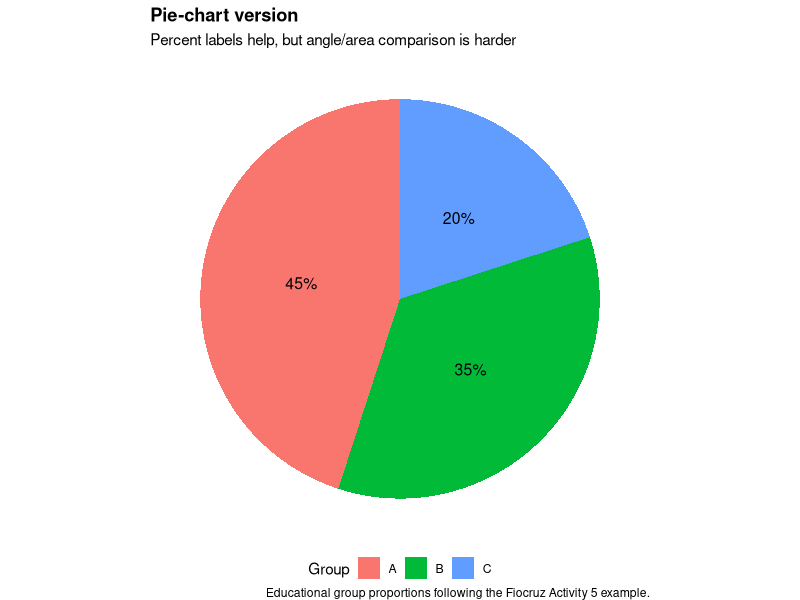
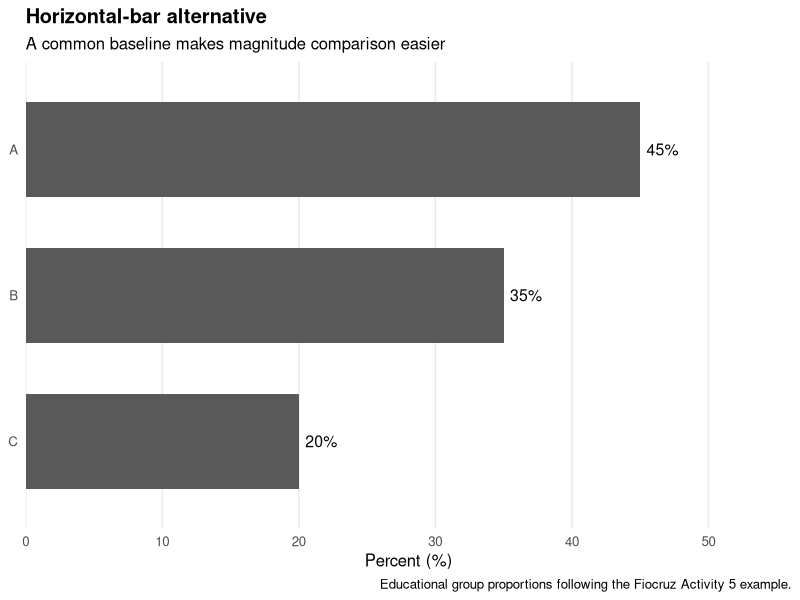
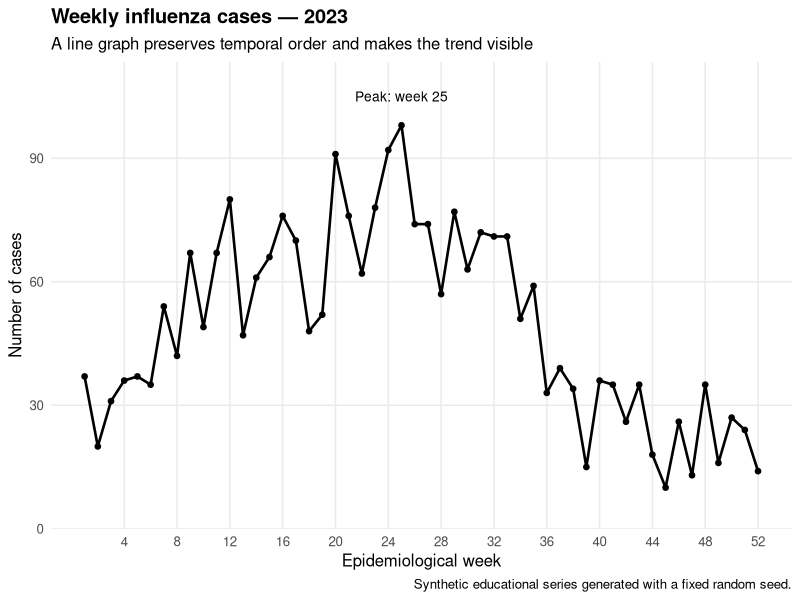

Source code (R) for these figures, in order: (Note: this script raises an error after producing the figures.)
# ============================================================
# FIOCRUZ — Module 2, Lesson 2, Activity 5
#
# Goal:
# Match graph type to data structure and analytical objective.
#
# Official lesson examples:
#   1. pie chart vs horizontal bars for group proportions
#   2. line graph for weekly influenza time series
#
# Main lesson:
#   choose the graph based on the question, not aesthetics.
# ============================================================

required <- c("dplyr", "readr", "ggplot2", "forcats", "tibble")

missing <- required[
  !vapply(required, requireNamespace, FUN.VALUE = logical(1), quietly = TRUE)
]

if (length(missing) > 0) {
  cat("\nMissing R packages:", paste(missing, collapse = ", "), "\n")
  cat("Installing missing CRAN packages...\n")
  install.packages(missing, repos = "https://cloud.r-project.org")
}

suppressPackageStartupMessages({
  library(dplyr)
  library(readr)
  library(ggplot2)
  library(forcats)
  library(tibble)
})

# ------------------------------------------------------------
# STEP 1 — PIE CHART VS HORIZONTAL BARS
# ------------------------------------------------------------

group_data <- tibble(
  group = c("A", "B", "C"),
  percent = c(45, 35, 20)
)

cat("\n============================================================\n")
cat("STEP 1 — GROUP PROPORTIONS\n")
cat("============================================================\n")
print(group_data)

cat("\nQuestion:\n")
cat("Which group is largest, and how easy is it to compare magnitudes?\n")

# Pie chart: included because the course explicitly compares it.
p_pie <- ggplot(
  group_data,
  aes(x = "", y = percent, fill = group)
) +
  geom_col(width = 1) +
  coord_polar(theta = "y") +
  geom_text(
    aes(label = paste0(percent, "%")),
    position = position_stack(vjust = 0.5),
    size = 4
  ) +
  labs(
    title = "Pie-chart version",
    subtitle = "Percent labels help, but angle/area comparison is harder",
    fill = "Group",
    caption = "Educational group proportions following the Fiocruz Activity 5 example."
  ) +
  theme_void() +
  theme(
    legend.position = "bottom",
    plot.title = element_text(face = "bold")
  )

ggsave(
  "practice/manual_attempts/module2_lesson2/activity05_choose_right_graph/outputs/group_proportions_pie.png",
  p_pie,
  width = 6.5,
  height = 5.5,
  dpi = 300,
  bg = "white"
)

# Horizontal bars: easier direct length comparison.
p_bar <- group_data |>
  mutate(
    group = fct_reorder(group, percent)
  ) |>
  ggplot(
    aes(x = group, y = percent)
  ) +
  geom_col(width = 0.65) +
  geom_text(
    aes(label = paste0(percent, "%")),
    hjust = -0.2,
    size = 4
  ) +
  coord_flip() +
  scale_y_continuous(
    limits = c(0, 55),
    expand = expansion(mult = c(0, 0.02))
  ) +
  labs(
    title = "Horizontal-bar alternative",
    subtitle = "A common baseline makes magnitude comparison easier",
    x = NULL,
    y = "Percent (%)",
    caption = "Educational group proportions following the Fiocruz Activity 5 example."
  ) +
  theme_minimal(base_size = 12) +
  theme(
    plot.title = element_text(face = "bold"),
    panel.grid.minor = element_blank(),
    panel.grid.major.y = element_blank()
  )

ggsave(
  "practice/manual_attempts/module2_lesson2/activity05_choose_right_graph/outputs/group_proportions_horizontal_bar.png",
  p_bar,
  width = 7.5,
  height = 5,
  dpi = 300,
  bg = "white"
)

cat("\nPIE VS BAR LESSON:\n")
cat("- Pie: humans compare angles/areas imperfectly.\n")
cat("- Horizontal bars: values share a common baseline.\n")
cat("- If a pie is used, explicit values/percentages improve readability.\n")

# ------------------------------------------------------------
# STEP 2 — TIME SERIES -> LINE GRAPH
# ------------------------------------------------------------

set.seed(42)

influenza <- tibble(
  epidemiological_week = 1:52,
  year = 2023,
  cases = round(
    50 +
      30 * sin((epidemiological_week - 10) * 2 * pi / 52) +
      rnorm(52, 0, 10)
  )
) |>
  mutate(
    cases = pmax(cases, 5)
  )

cat("\n============================================================\n")
cat("STEP 2 — WEEKLY INFLUENZA SERIES\n")
cat("============================================================\n")
print(influenza, n = 12)
cat("... 40 additional weeks omitted from console display.\n")

# Summarize peak and trough for interpretation.
peak_week <- influenza |>
  slice_max(cases, n = 1, with_ties = FALSE)

lowest_week <- influenza |>
  slice_min(cases, n = 1, with_ties = FALSE)

cat("\nPeak week:\n")
print(peak_week)

cat("\nLowest week:\n")
print(lowest_week)

p_line <- ggplot(
  influenza,
  aes(x = epidemiological_week, y = cases)
) +
  geom_line(linewidth = 0.9) +
  geom_point(size = 1.6) +
  annotate(
    "text",
    x = peak_week$epidemiological_week,
    y = peak_week$cases + 7,
    label = paste0("Peak: week ", peak_week$epidemiological_week),
    size = 3.5
  ) +
  scale_x_continuous(
    breaks = seq(4, 52, by = 4)
  ) +
  scale_y_continuous(
    limits = c(0, NA),
    expand = expansion(mult = c(0, 0.08))
  ) +
  labs(
    title = "Weekly influenza cases — 2023",
    subtitle = "A line graph preserves temporal order and makes the trend visible",
    x = "Epidemiological week",
    y = "Number of cases",
    caption = "Synthetic educational series generated with a fixed random seed."
  ) +
  theme_minimal(base_size = 12) +
  theme(
    plot.title = element_text(face = "bold"),
    panel.grid.minor = element_blank()
  )

ggsave(
  "practice/manual_attempts/module2_lesson2/activity05_choose_right_graph/outputs/influenza_weekly_line.png",
  p_line,
  width = 9,
  height = 5.5,
  dpi = 300,
  bg = "white"
)

cat("\nTIME-SERIES LESSON:\n")
cat("- x-axis preserves chronological order.\n")
cat("- connecting observations helps reveal trend and seasonality.\n")
cat("- a line plot is often preferable to unordered bars for repeated time points.\n")

# ------------------------------------------------------------
# STEP 3 — GRAPH-SELECTION TABLE
# ------------------------------------------------------------

graph_selection <- tibble(
  analytical_goal = c(
    "Compare category magnitudes",
    "Show category composition",
    "Show change over ordered time",
    "Show one numeric distribution",
    "Compare a numeric distribution across groups",
    "Show relationship between two numeric variables"
  ),
  typical_graph = c(
    "Bar chart",
    "Pie chart only when composition is simple and labels are explicit",
    "Line chart",
    "Histogram",
    "Boxplot",
    "Scatter plot"
  ),
  main_visual_encoding = c(
    "Length",
    "Angle / area",
    "Position + connected temporal path",
    "Count/density across numeric bins",
    "Median, quartiles and spread",
    "Position on x and y"
  )
)

cat("\n============================================================\n")
cat("STEP 3 — GRAPH-SELECTION GUIDE\n")
cat("============================================================\n")
print(graph_selection)

# ------------------------------------------------------------
# STEP 4 — IMPORTANT NUANCE ABOUT ZERO
# ------------------------------------------------------------

zero_baseline_note <- tibble(
  graph_type = c("Bar chart", "Line chart"),
  zero_baseline_guidance = c(
    "Usually essential because bar length itself encodes magnitude",
    "Context-dependent; the Fiocruz example includes zero, but line charts do not universally require a zero baseline"
  )
)

cat("\n============================================================\n")
cat("STEP 4 — ZERO-BASELINE NUANCE\n")
cat("============================================================\n")
print(zero_baseline_note)

# ------------------------------------------------------------
# STEP 5 — SAVE TABLES
# ------------------------------------------------------------

write_csv(
  group_data,
  "practice/manual_attempts/module2_lesson2/activity05_choose_right_graph/outputs/group_proportions.csv"
)

write_csv(
  influenza,
  "practice/manual_attempts/module2_lesson2/activity05_choose_right_graph/outputs/influenza_weekly_series.csv"
)

write_csv(
  graph_selection,
  "practice/manual_attempts/module2_lesson2/activity05_choose_right_graph/outputs/graph_selection_guide.csv"
)

write_csv(
  zero_baseline_note,
  "practice/manual_attempts/module2_lesson2/activity05_choose_right_graph/outputs/zero_baseline_note.csv"
)

# ------------------------------------------------------------
# STEP 6 — VALIDATION
# ------------------------------------------------------------

stopifnot(sum(group_data$percent) == 100)
stopifnot(nrow(influenza) == 52)
stopifnot(all(influenza$cases >= 5))

required_figures <- c(
  "practice/manual_attempts/module2_lesson2/activity05_choose_right_graph/outputs/group_proportions_pie.png",
  "practice/manual_attempts/module2_lesson2/activity05_choose_right_graph/outputs/group_proportions_horizontal_bar.png",
  "practice/manual_attempts/module2_lesson2/activity05_choose_right_graph/outputs/influenza_weekly_line.png"
)

stopifnot(all(file.exists(required_figures)))

cat("\n============================================================\n")
cat("✅ M2 LESSON 2 · ACTIVITY 5 PASSED\n")
cat("============================================================\n")
cat("You practiced:\n")
cat("  • pie vs horizontal-bar comparison\n")
cat("  • line graph for ordered time\n")
cat("  • matching graph type to analytical goal\n")
cat("  • understanding visual encodings\n")
cat("  • zero-baseline nuance by graph type\n")
